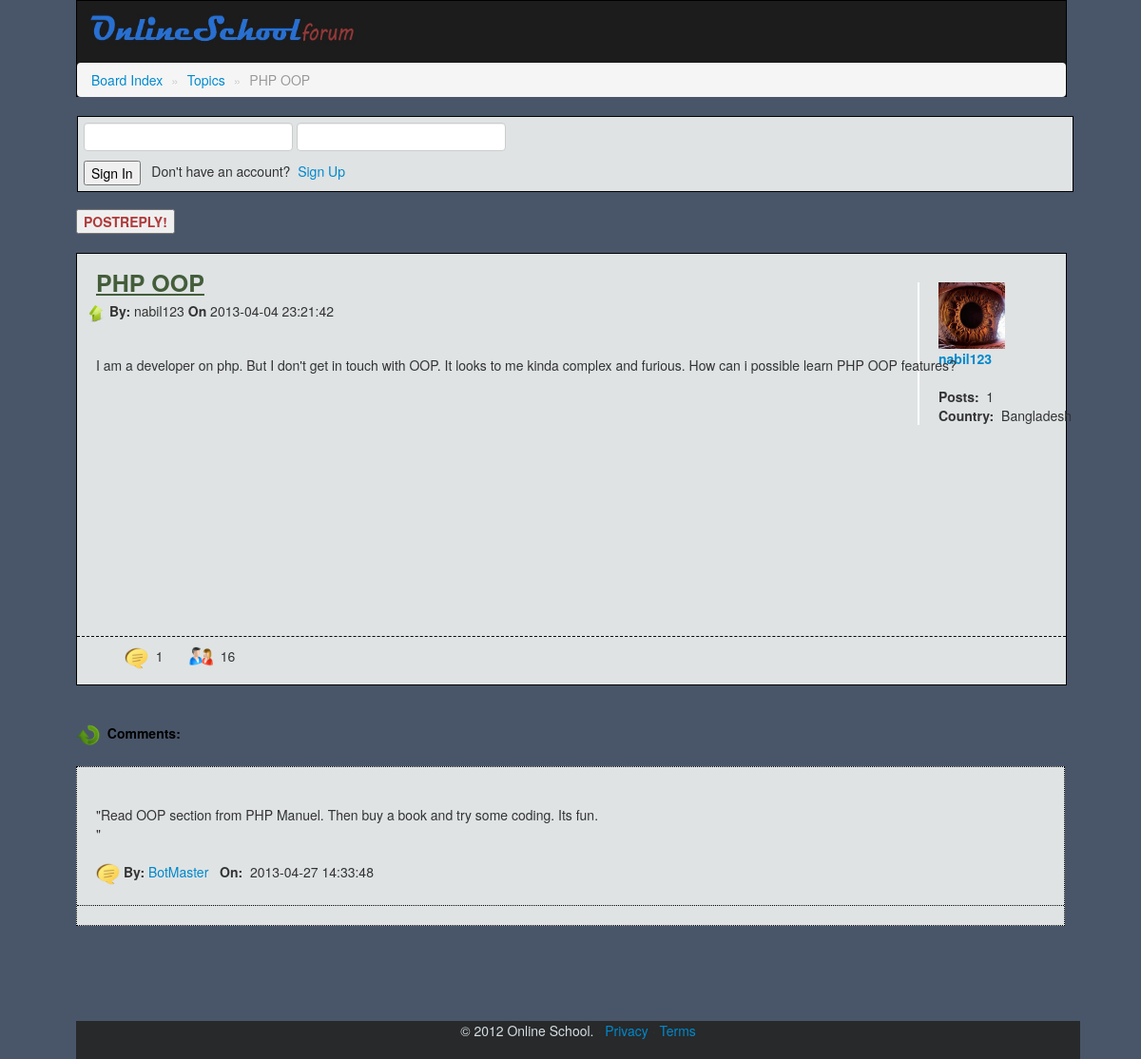
The app's page /ste_includes/forum/view_post_details.php?pid=3&id=1 with its own data.
### tables this page shows
CREATE TABLE IF NOT EXISTS `forum_topic` (
  `user_id` int(11) NOT NULL,
  `Subcategory_id` varchar(11) NOT NULL,
  `post_id` int(11) NOT NULL AUTO_INCREMENT,
  `post_title` varchar(255) NOT NULL,
  `post` text NOT NULL,
  `views` int(11) NOT NULL,
  `time` datetime NOT NULL,
  PRIMARY KEY (`post_id`)
);

CREATE TABLE IF NOT EXISTS `user` (
  `user_id` int(11) NOT NULL AUTO_INCREMENT,
  `first_name` varchar(255) NOT NULL,
  `last_name` varchar(255) NOT NULL,
  `user_name` varchar(255) NOT NULL,
  `date_of_birth` varchar(255) NOT NULL,
  `e_mail` varchar(255) NOT NULL,
  `country` varchar(255) NOT NULL,
  `password` varchar(255) NOT NULL,
  `log_in_time` datetime NOT NULL,
  PRIMARY KEY (`user_id`)
);

CREATE TABLE IF NOT EXISTS `forum_comment` (
  `post_id` int(11) NOT NULL,
  `comment_id` int(11) NOT NULL AUTO_INCREMENT,
  `comment` text NOT NULL,
  `date` datetime NOT NULL,
  `user` int(11) NOT NULL,
  PRIMARY KEY (`comment_id`)
);

### ste_includes/forum/view_post_details.php (the view, shortened to what this page needs)
<?php
$bar = "<form action='../login/index.php' name='myForm' id='myForm' method='POST'>
			<input name='username' type='text' id='username' size='15' maxlength='15'/>
			<input name='password' type='password' id='password' size='15' maxlength='15'/>
			<br/>
			<input name='submit' type='submit' value='Sign In'/>
			&nbsp;&nbsp;Don't have an account? &nbsp;<a href='#'>Sign Up</a>
			</form>";
?>
<?php
$pid = $_GET['pid'];
$id = $_GET['id'];
$cmnt = "";
$SQL = mysql_query("SELECT * FROM `forum_topic` WHERE `post_id`='$pid'");
while($row = mysql_fetch_array($SQL)) {
$post_title = $row['post_title'];
$post = $row['post'];
$user_id = $row['user_id'];
$time = $row['time'];
$secondSQL = mysql_query("SELECT * FROM `user` WHERE `user_id`='$user_id'");
while($row = mysql_fetch_array($secondSQL)){
$post_user_name = $row['user_name'];
$country = $row['country'];
}
$count_usr_post_sql = mysql_query("SELECT count(user_id) FROM `forum_topic` WHERE `user_id`='$user_id'");
$count_usr_post_num = mysql_result($count_usr_post_sql,0);
$views =  $_SESSION['views'];
$num_commentSQL = mysql_query("SELECT count(comment_id) FROM `forum_comment` WHERE `post_id`='$pid'");
$num_comment = mysql_result($num_commentSQL,0);
$cmntSQL = mysql_query("SELECT * FROM `forum_comment` WHERE `post_id`='$pid'");
while($row = mysql_fetch_array($cmntSQL)) {
$comment = $row['comment'];
$date = $row['date'];
$cmnt_user_id = $row['user'];
$usrSQL = mysql_query("SELECT * FROM `user` WHERE `user_id`='$cmnt_user_id'");
while($row = mysql_fetch_array($usrSQL)) {
$cmnt_user_name = $row['user_name'];
}
$cmnt .= "<p class='cmnt'>\"$comment\"</p>
			<p class='cmnt_info'><img class='cmnt_ico' src='../ste_content/img/Comments.png' title='Comments'>
			<strong>By:&nbsp;</strong><a href='#'>$cmnt_user_name</a>
			<strong>&nbsp;&nbsp;On:&nbsp;</strong> $date</p>";
}
}
?>
<!DOCTYPE html>
<html lang="en">
<head>
    <link href="../ste_content/css/new.css" rel="stylesheet">
    <link href="../ste_content/css/new-responsive.css" rel="stylesheet">
	<link href="../ste_content/css/index.css" rel="stylesheet">
	<link href="../ste_content/css/new.css" rel="stylesheet" />
	<link href="../ste_content/css/new-responsive.css" rel="stylesheet" />
	<link href="../ste_content/css/forum_topic.css" rel="stylesheet">
</head>
<body>
	<div class="header">
		&nbsp;<a href="http://localhost/OnlineSchool/ste_includes/forum/"><img class="header_image" src="../ste_content/img/forum_icon.jpg"></a>
		<div class="container-fluid">
		<div class="row-fluid">
		<nav class="span12">
			<ul class="breadcrumb">
  				<li><a href="http://localhost/OnlineSchool/ste_includes/forum/" title="Forum home"> Board Index </a>
				<span class="divider">&#187;</span></li>
				<li><a href="http://localhost/OnlineSchool/ste_includes/forum/topic.php?id=<?php echo $id; ?>" title="Topics"> Topics </a>
				<span class="divider">&#187;</span></li>
  				<li class="active"> <?php echo $post_title; ?></li>
			</ul>
		</nav>
		</div>
		</div>
		<div class="SubHeader2">
			<?php
			echo $bar;
			?>
		</div>
	</div>
	<div class="body">
		<form action="reply.php?pid=<?php echo $pid; ?>&id=<?php echo $id; ?>" name="reply" id="reply" method="POST">
			<input class="replybtn" name="submit" type="submit" value="POSTREPLY!" />
		</form>
		<div class="detail_post">
		<div class="post_user">
			<img class='post_user_pic' src='../ste_content/img/sign_img/<?php echo $user_id; ?>.jpg'>
			<p class='post_user_detail'>
			<b><a href="#"><?php echo $post_user_name; ?></a></b><br/><br/>
			<strong>Posts:&nbsp;&nbsp;</strong><?php echo $count_usr_post_num; ?><br/>
			<strong>Country:&nbsp;&nbsp;</strong><?php echo $country; ?><br/>
			</p>
		</div>
			<?php
				echo "<p class='pst_title'>".$post_title."</p>";
				echo "<p><img class='pst_ico' src='../ste_content/img/Arrow-Up-64.png'>
						<strong>By: </strong>".$post_user_name."<strong> On </strong>".$time."</p>";
				echo "<br/><div class='pst'>".$post."</div>";
			?>
		<div class="post_info">
			<div class="inside_post_info">
				<img class='cmnt_ico' src='../ste_content/img/Comments.png' title="Comments">
				&nbsp;<?php echo $num_comment; ?>
				<img class='cmnt_ico' src='../ste_content/img/People.ico' title="Viewed">
				&nbsp;<?php echo $views; ?>
			</div>
		</div>
		</div>
		<br/>
		<div class="cmnt_section">
			<img src="../ste_content/img/Arrow-cycle.png" width="25" height="25"/>
			&nbsp;<span class="cmnt_text"><b>Comments:</b></span>
			<div class="cmnt_Inside">
				<?php echo $cmnt; ?>
			</div>
		</div>
	</div>
	<br/><br/><br/><br/><br/>
		<div class="footer" align="center">
	 <fieldset>
      <footer align="center" style="background-color:#27292a; height:40px;">
       <p> <span class="footer_text">&copy; 2012 Online School.</span> &middot; <a href="#">Privacy</a> &middot; <a href="#">Terms</a></p>
      </footer>
	  </fieldset>
	</div>
</body>
</html>

### ste_includes/ste_content/css/new-responsive.css (style rules this page uses)
@media (min-width: 1200px) { [class*="span"] { float: left; min-height: 1px; margin-left: 30px; } }
@media (min-width: 1200px) { .span12 { width: 1170px; } }
@media (min-width: 1200px) { .row-fluid { width: 100%; *zoom: 1; } }
@media (min-width: 1200px) { .row-fluid:before, .row-fluid:after { display: table; line-height: 0; content: ""; } }
@media (min-width: 1200px) { .row-fluid:after { clear: both; } }
@media (min-width: 1200px) { .row-fluid [class*="span"] { display: block; float: left; width: 100%; min-height: 30px; margin-left: 2.564102564102564%; *margin-left: 2.5109110747408616%; -webkit-box-sizing: border-box; -moz-box-sizing: border-box; box-sizing: border-box; } }
@media (min-width: 1200px) { .row-fluid [class*="span"]:first-child { margin-left: 0; } }
@media (min-width: 1200px) { .row-fluid .span12 { width: 100%; *width: 99.94680851063829%; } }
@media (min-width: 1200px) { input, textarea, .uneditable-input { margin-left: 0; } }

### ste_includes/ste_content/css/index.css (style rules this page uses)
body { margin:5px 10px 5px 10px; background-color: WHITE; background-image:url('../img/background.png'); }
.footer .footer_text { color:#d7dee3; }

### ste_includes/ste_content/css/forum_topic.css (style rules this page uses)
body { background-color: #49566A; margin: 0 auto; padding-left: 80px; padding-right: 80px; }
.header { background-color: #1C1C1C; border: 1px solid BLACK; width:100%; min-width: 1020px; height: 100px; }
.SubHeader2 { background-color: #dfe3e4; border: 1px solid BLACK; width:100%; min-width: 1020px; height:72px; padding-top: 6px; padding-left: 6px; margin-top: 15px; }
.container-fluid { width:100%; min-width: 1020px; margin-top: 5px; margin-left: -20px; margin-bottom: -15px; }
.row-fluid { height:30px; }
.body { padding-top: 8px; margin-top: 100px; }
.header_image { width: 300px; height: 60px; }
.footer { position:absolute; width:88%; min-width: 1020px; }
.replybtn { margin-top: 10px; color: #b03a3a; font-weight: bold; }
.detail_post { width:100%; min-width: 1020px; min-height: 450px; border:1px solid BLACK; background-color: #dfe3e4; }
.pst_title { margin-top: -170px; padding-left:20px; color: #435d39; font-size:25px; font-weight: bold; text-decoration:underline; }
.pst_ico { padding-left:11px; width: 19px; height: 19px; }
.pst { width:100%; min-width: 1020px; min-height: 200px; padding-left:20px; padding-right:30px; line-height:30px; }
.post_user { margin-left: 85%; margin-top: 30px; border-left: 2px solid WHITE; }
.post_user_detail { padding-left:20px; padding-right:20px; }
.post_user_pic { padding-left:20px; padding-right:20px; width: 70px; height: 70px; }
.post_info { margin-top: 100px; min-height: 50px; border-top:1px DASHED BLACK; background-color: #dfe3e4; }
.inside_post_info { padding-left:50px; padding-top: 10px; }
.cmnt_section { width:100%; min-width: 1020px; margin-top: 20px; }
.cmnt_Inside { border:1px DOTTED BLACK; margin-top: 20px; padding-top: 10px; padding-bottom:10px; background-color: #dfe3e4; }
.cmnt_text { color: BLACK; }
.cmnt { padding-top:10px; padding-bottom:10px; padding-left:20px; }
.cmnt_info { padding-left:20px; padding-bottom:20px; border-bottom:1px DOTTED BLACK; }
.cmnt_ico { width: 25px; height: 25px; }

### records on screen
forum_topic: post_title "PHP OOP", time "2013-04-04 23:21:42", post "I am a developer on php. But I don't get in touch with OOP. It looks to me kinda complex and furious. How can i possible learn PHP OOP features?"
user: user_name "nabil123", country "Bangladesh"
forum_comment: comment "Read OOP section from PHP Manuel. Then buy a book and try some coding. Its fun.", user.user_name "BotMaster", date "2013-04-27 14:33:48"

### other values on screen
$count_usr_post_num "1"
$num_comment "1"
$views "16"
